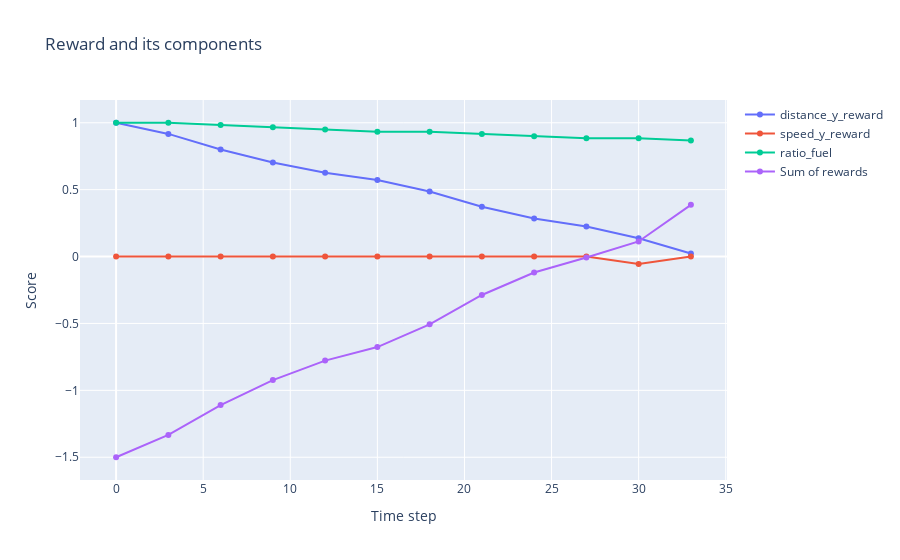

Here is the notebook cell this chart was saved with:
### Markdown cell above
Even though the second rocket consumes more fuel, it successfully keeps the speed within the desired range.
As shown in the reward plots, the RL policy allows the rocket to reach its goal more smoothly, with better speed control compared to the first attempt.

### Code cell
plot_reward_rocket_monoagent(env)

### Figure 1 — Plotly figure (JSON) as saved in the notebook; plotly's stock layout.template omitted (floating-point values rounded to 4 significant figures)
{"data": [{"mode": "lines+markers", "name": "distance_y_reward", "type": "scatter", "x": [0, 3, 6, 9, 12, 15, 18, 21, 24, 27, 30, 33], "y": [1, 0.9167, 0.8006, 0.7033, 0.6264, 0.5716, 0.4868, 0.3727, 0.2846, 0.2244, 0.137, 0.02339]}, {"mode": "lines+markers", "name": "speed_y_reward", "type": "scatter", "x": [0, 3, 6, 9, 12, 15, 18, 21, 24, 27, 30, 33], "y": [0, 0, 0, 0, 0, 0, 0, 0, 0, 0, -0.05489, 0]}, {"mode": "lines+markers", "name": "ratio_fuel", "type": "scatter", "x": [0, 3, 6, 9, 12, 15, 18, 21, 24, 27, 30, 33], "y": [1, 1, 0.9833, 0.9667, 0.95, 0.9333, 0.9333, 0.9167, 0.9, 0.8833, 0.8833, 0.8667]}, {"mode": "lines+markers", "name": "Sum of rewards", "type": "scatter", "x": [0, 3, 6, 9, 12, 15, 18, 21, 24, 27, 30, 33], "y": [-1.5, -1.333, -1.11, -0.9233, -0.7777, -0.6766, -0.5069, -0.2872, -0.1193, -0.007169, 0.1128, 0.3866]}], "layout": {"title": {"text": "Reward and its components"}, "xaxis": {"title": {"text": "Time step"}}, "yaxis": {"title": {"text": "Score"}}}}
